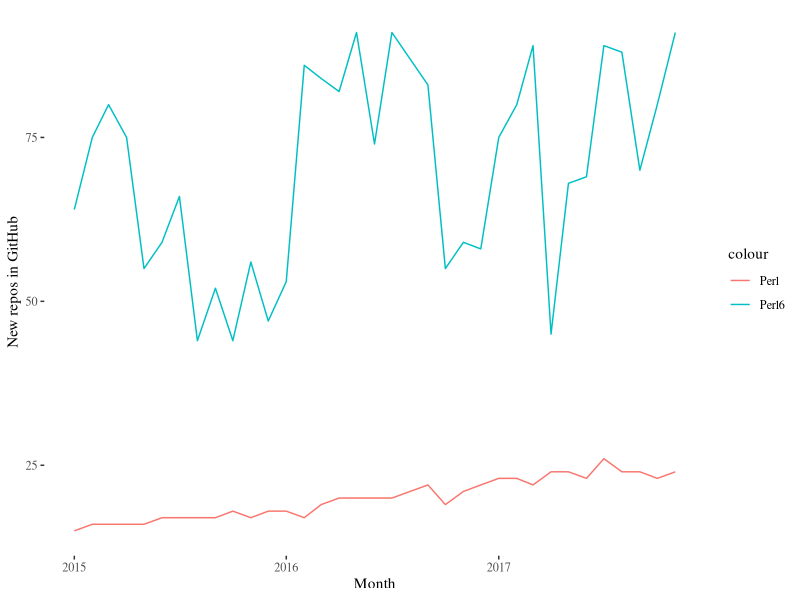

Source code (R):
library(ggplot2)
library(ggthemes)

data <- read.csv("rank.csv", stringsAsFactors = FALSE)
data$Date <- as.Date(paste0(data$Date,"/01"),format="%Y/%m/%d")
ggplot()+geom_line(data=data,aes(x=data$Date,y=Perl,color='Perl',group=1))+geom_line(data=data,aes(x=data$Date,y=Perl6,color='Perl6',group=1))+theme_tufte()+xlab("Month")+ylab("New repos in GitHub")

